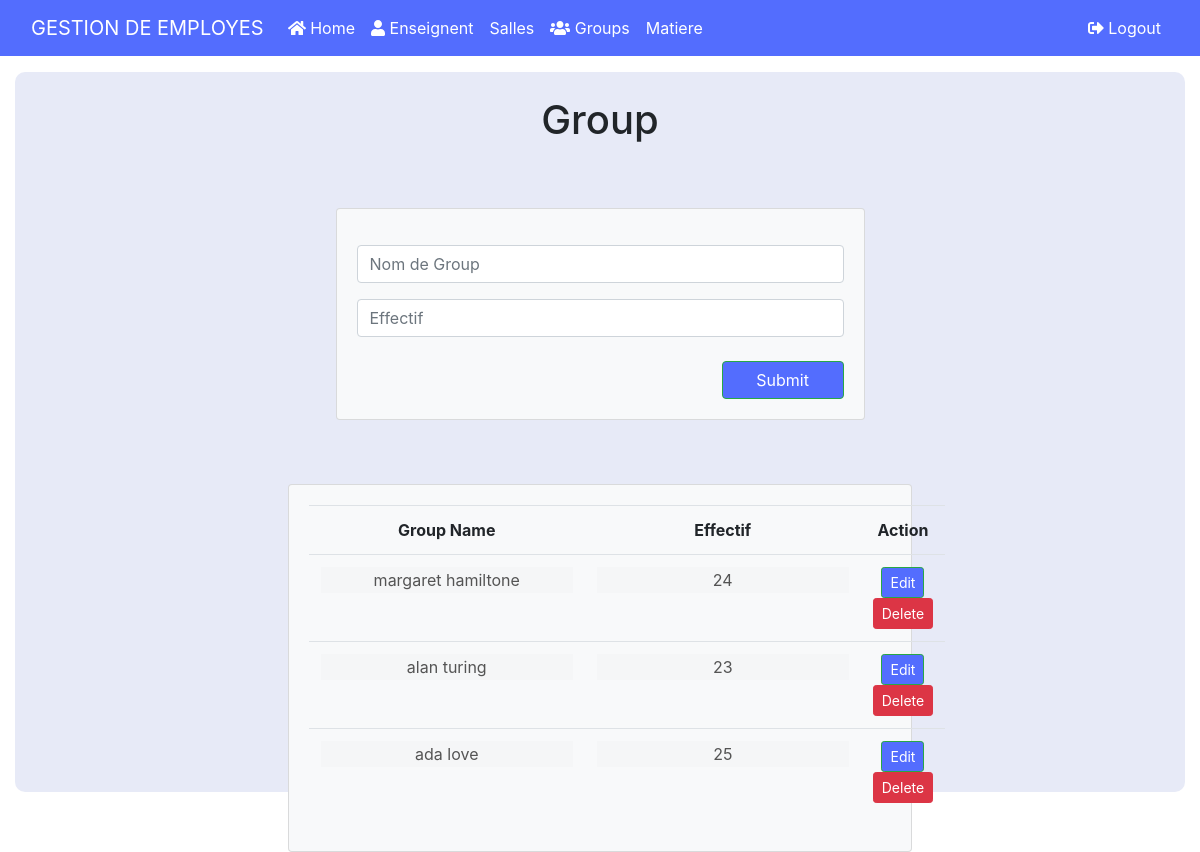
The app's page /Groups/group (signed in) with its own data.
### tables this page shows
CREATE TABLE `groupe` (
  `id` int(11) NOT NULL,
  `groupe` text NOT NULL,
  `effectif` int(11) NOT NULL
);

### app/controllers/Groups.php (called while the page is built, shortened)
<?php
class Groups extends Controller
{
    public function __construct()
    {
        $this->groupInsert = $this->model('Group');
    }
    public function index()
    {
        $this->view("group/Groups", $this->groupInsert->getData());
    }
}
?>

### app/libraries/Core.php (called while the page is built, shortened)
<?php
    class Core
    {
        protected $currentMethod = 'Index';
        public function __construct()
        {
            $url = $this->getUrl();
            if(!empty($url[0]) && file_exists('../app/controllers/' . ucwords($url[0]) . '.php'))
            {
                unset($url[0]);
            }
            $this->currentController = new $this->currentController;
            $this->params = $url ? array_values($url) : [];
            call_user_func_array([$this->currentController,$this->currentMethod],$this->params);
        }
        public function getUrl()
        {
            if(isset($_GET['url']))
            {
                $url = rtrim($_GET['url'],'/');
                $url = filter_var($url, FILTER_SANITIZE_URL);
                $url = explode('/',$url);
                return $url;
            }
        }
    }
?>

### public/index.php (called while the page is built, shortened)
<?php
    $init = new Core();
?>

### app/libraries/Database.php (called while the page is built, shortened)
<?php
    class Database
    {
        private $host = DB_HOST;
        private $user = DB_USER;
        private $pass = DB_PASS;
        private $dbname = DB_NAME;
        private $dbh;
        private $stmt;
        public function __construct()
        {
            $dsn = 'mysql:host='.$this->host.';dbname='.$this->dbname;
            $options = array(
                PDO::ATTR_PERSISTENT => true,
                PDO::ATTR_ERRMODE => PDO::ERRMODE_EXCEPTION
            );
            try
            {
                $this->dbh = new PDO($dsn,$this->user,$this->pass,$options);
            }
            catch(PDOException $e)
            {
                $this->error = $e->getMessage();
                echo $this->error;
            }
        }
        public function query($sql)
        {
            $this->stmt = $this->dbh->prepare($sql);
        }
        public function execute()
        {
            return $this->stmt->execute();
        }
        public function resultSet()
        {
            $this->execute();
            return $this->stmt->fetchAll(PDO::FETCH_OBJ);
        }
    }
?>

### app/models/Group.php (called while the page is built, shortened)
<?php
class Group
{
    private $db;
    public function __construct()
    {
        $this->db = new Database;
    }
    public function getData()
    {
        $this->db->query('SELECT * FROM groupe');
        $stm = $this->db->resultSet();
      return $stm;
    }
}
?>

### app/views/group/Groups.php (the view, shortened to what this page needs)
<?php require_once APPROOT . '/views/inc/header.php' ?>
<div class="container-fluid p-4  " style="background-color: #d9def39e;height:90vh;border-radius:10px">
<h1 class="text-center  mt-0  ">Group</h1>
<form action="http://localhost/brief5/Groups/Insert" method="post">
  <div class="col-md-6 mb-5 mt-5 mx-auto p-3">
    <div class="card card-body bg-light mt-6">
      <div class="input-group mb-3 pt-3">
        <input type="text" name="groupName" class="form-control " placeholder="Nom de Group" aria-label="Username" aria-describedby="basic-addon1">
      </div>
      <div class="input-group mb-3 pb-2">
        <input type="text" name="effectif" class="form-control " placeholder="Effectif" aria-label="Username" aria-describedby="basic-addon1">
      </div>
      <div class="w-100 text-right ">
        <input type="submit" name="submit" class="w-25 btn btn-success btn-block float-right" value="Submit" style="background-color: #536DFE;">
      </div>
    </div>
</form>
</div>
<div class="col-md-7 m-auto text-center">
  <div class="card card-body bg-light ">
      <table class="table">
        <tr>
          <th class="text-center">Group Name</th>
          <th class="text-center">Effectif</th>
          <th class="text-center">Action</th>
        </tr>
        <?php foreach ($data as $key => $dat) : ?>
          <tr>
            <td>
              <input type="text" class="input1 border-0 text-center" value="<?php echo $dat->groupe ?>" name="gr_name"  >
            </td>
            <td>
              <input type="text"class="input1 border-0 text-center"  value="<?php echo $dat->effectif ?>" name="effectif_numb" >
            </td>
            <td>
              <a href="http://localhost/brief5/Groups/Save/<?= $dat->id ?>" id="Edit" class="btn btn-success btn-sm" style="background-color: #536DFE;" onclick="edit(event)" name='Edit' value="<?php echo  $dat->id ?>">Edit</a>
              <a href="http://localhost/brief5/Groups/delete/<?= $dat->id ?>" class="btn btn-danger btn-sm" onclick="Delete(event)" name='Delete' value="<?php echo $dat->id ?>">Delete</a>
            </td>
          </tr>
        <?php endforeach ?>
    </table>
  </div>
</div>
</div>
<?php require_once APPROOT . '/views/inc/footer.php' ?>

### records on screen
groupe: gr_name "margaret hamiltone", effectif_numb "24", $dat->id 84 (drawn)
groupe: gr_name "alan turing", effectif_numb "23", $dat->id 86 (drawn)
groupe: gr_name "ada love", effectif_numb "25", $dat->id 87 (drawn)

### other values on screen
SITENAME "GESTION DE EMPLOYES"
